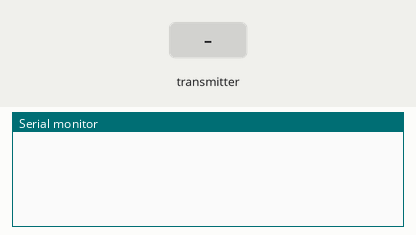
This sketch was run on a simulated ESP8266 (NodeMCU). Parts: the last lines printed to the serial monitor. Inputs (shaded band) come from the test bench. WiFi joins after 1.5 s; servers stay silent unless stated.

Above: at 3.0 s.
3.1 s: the transmitter starts sending id = 0
At 3.41 s:
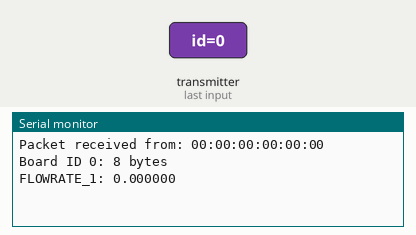
4.6 s: the transmitter starts sending x = 25
At 4.91 s:
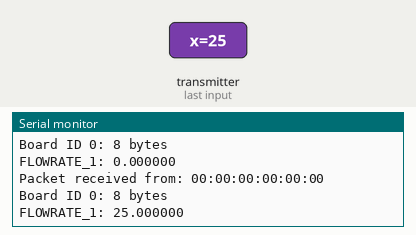
6.1 s: the transmitter starts sending id = 1
7.6 s: the transmitter starts sending x = 50
At 7.91 s:
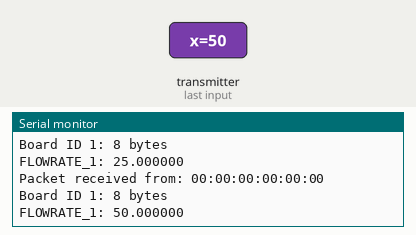
Timing chart, 0 to 10.1 s (numbered marks = the images above; inputs shaded):
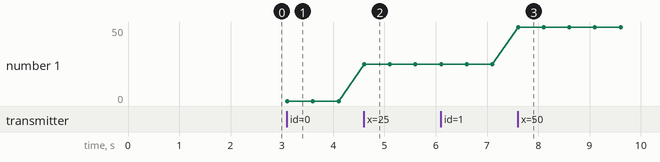

Measured:
- after the input at 3.1 s, the serial monitor: prints a new line at once (image 1)
- after the input at 4.6 s, the serial monitor: prints a new line at once (image 2)
- after the input at 7.6 s, the serial monitor: prints a new line at once (image 3)
- plotted number 1: 0 → 25 after the input at 4.6 s, 25 → 50 after the input at 7.6 s

The sketch:

SERVERRRRR.ino
```cpp
#include <ESP8266WiFi.h>
#include <BlynkSimpleEsp8266.h>                                    //เรียกใช้ Library ของ Blynk เพื่อใช้งานร่วมกับบอร์ด
extern "C" {
  #include <espnow.h>
}
WidgetLED LED_onBlynk1(V3);       //กำหนด Pin ให้ LED ใน Blynk เพื่อแสดงผลที่ V3
WidgetLCD LCD(V1);                //กำหนด Pin ให้ LCD ใน Blynk เพื่อแสดงผลที่ V1

char auth[] = "qXxTQkBNcVDbyFJJbQwhTy4Z6M3pMLVK";   //auth สำหรับเชื่อมต่อกับ Blynk
char ssid[] = "Jefyboy(2.4G)";                      //ชื่อ WIFI ที่ใช้เชื่อมต่อกัน
char pass[] = "0841852030";                         //รหัสผ่าน

typedef struct struct_message {
    int id;
    float x;
} struct_message;


struct_message myData;
struct_message board1;
struct_message boardsStruct[1] = {board1};


void OnDataRecv(uint8_t * mac_addr, uint8_t *incomingData, uint8_t len)
{
  char macStr[18];
  Serial.print("Packet received from: ");
  snprintf(macStr, sizeof(macStr), "%02x:%02x:%02x:%02x:%02x:%02x",
           mac_addr[0], mac_addr[1], mac_addr[2], mac_addr[3], mac_addr[4], mac_addr[5]);
  Serial.println(macStr);
  memcpy(&myData, incomingData, sizeof(myData));
  Serial.printf("Board ID %u: %u bytes\n", myData.id, len);
  // Update the structures with the new incoming data
  boardsStruct[myData.id-1].x = myData.x;
  Serial.printf("FLOWRATE_1: %f \n", boardsStruct[myData.id-1].x);

}

void setup()
{
  Serial.begin(115200);
  Blynk.begin(auth, ssid, pass);       //ตรวจสอบ auth,ssid,pass
  Blynk.run();                         //ให้ Blynk เริ่มต้นการทำงาน
  LCD.clear();                         //ล้างค่าหน้าจอ
  LCD.print(0,0,"System Ready ...");   //ปริ้นข้อความทางหน้าจอ LCD
  Blynk.notify("เชื่อมต่อระบบได้แล้ว");     //แจ้งเตือนเป็นข้อความ                            *************** แจ้งเตือน ****************
  WiFi.mode(WIFI_STA);                              // Set device as a Wi-Fi Station
  //WiFi.disconnect();
  if (esp_now_init() != 0)                          // Init ESP-NOW
  {
    Serial.println("Error initializing ESP-NOW");
    return;
  }

  esp_now_set_self_role(ESP_NOW_ROLE_SLAVE);        // Once ESPNow is successfully Init, we will register for recv CB to
  esp_now_register_recv_cb(OnDataRecv);            // get recv packer info

}

void loop()
{
  Blynk.virtualWrite(V2, boardsStruct[myData.id-1].x);                                              //Blynk แสดงค่าอัตราการไหลของน้ำผ่าน Widget แบบกราฟครึ่งวงกลม

  if (boardsStruct[myData.id-1].x > 0.5 && boardsStruct[myData.id-1].x < 4)
    {
      LED_onBlynk1.on();
      LCD.clear();                                                                  //ล้างค่าหน้าจอ
      LCD.print(0,0,"System Working..");                                            //ปริ้นข้อความทางหน้าจอ LCD
    }
    else if (boardsStruct[myData.id-1].x > 4 )                                                        //สร้างเงื่อนไขหากอัตราการไหลของน้ำมากกว่า 0.5 L/min
    {
      LCD.clear();
      LCD.print(2,0,"SENSOR 1");
      LCD.print(0,1,"Problem !!!");
      Blynk.notify("แถวที่ 1 สปริงเกอร์มีปัญหา !!!");
    }
    else
    {
      LED_onBlynk1.off();
    }
  Serial.println();
}
```
